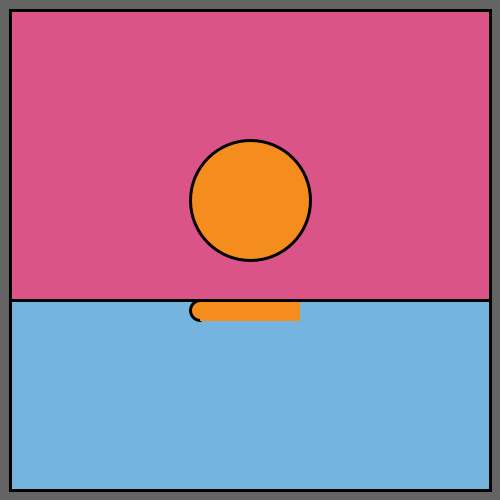
Frame 1 (no input)
Frame 60 (the mouse pressed at the canvas centre just before this capture): identical to frame 1, image omitted
Frame 120 (the mouse held since frame 60 and released just before this capture): identical to frame 1, image omitted

The Processing sketch that drew this single still picture (run headless with seeded random() and noise(); from frame 60 on, the mouse is pressed at the canvas centre):

// Processing sketch: sun_design
// ── sun_design.pde
void setup(){
  size(500, 500);
}

void draw(){
  background(100);
  fill(219, 84, 136);
  stroke(0);
  strokeWeight(3);
  rect(10, 10, 480, 480);
  
  fill(116, 180, 222);
  rect(10, 300, 480, 190);
  
  fill(245, 141, 30);
  ellipse(250, 200, 120, 120);
  
  arc(200, 310, 20, 20, HALF_PI, PI+HALF_PI, OPEN);
  noStroke();
  rect(200, 302, 100, 19);
  
  //noStroke();
  //translate(200, 300);
  //beginShape();
  //vertex(0, 0);
  //bezierVertex(-20, 0, -20, 20, 0, 20);
  //vertex(5, 20);
  //bezierVertex(20, 0, 20, 25, 0, 25);

  //endShape();
  
}
